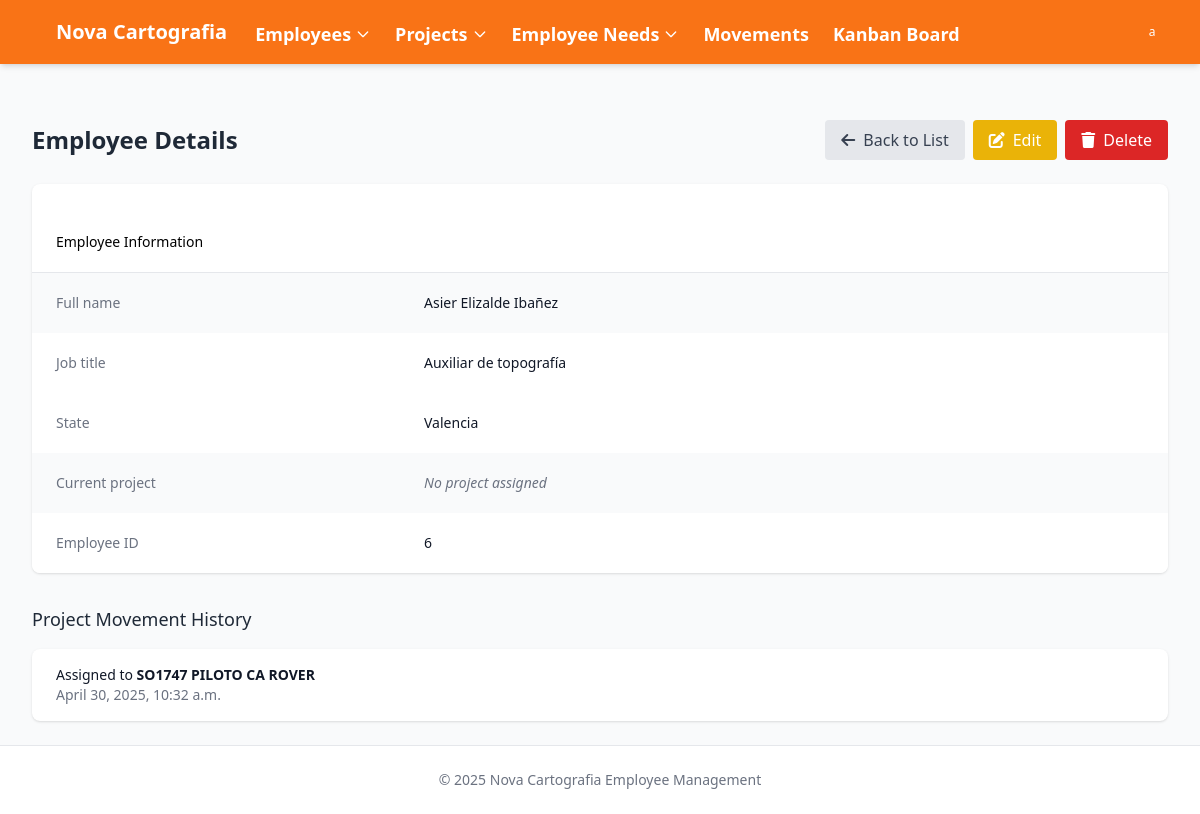
The app's page /employees/6/ (signed in), older data.
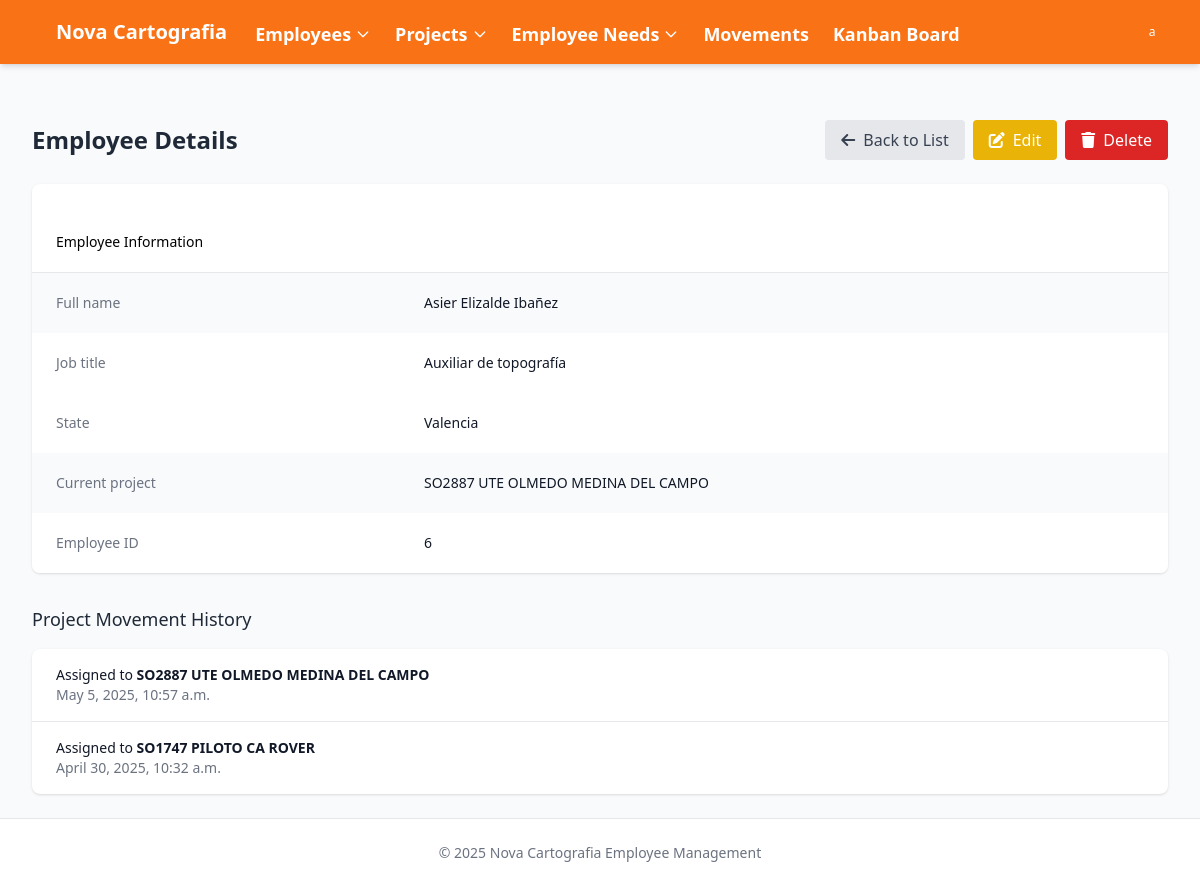
The same page, newer data.
### novacartografia_employee_management/models.py (models this page shows, shortened)
class ProjectMovementLine(models.Model):
    project = models.ForeignKey(Project, on_delete=models.CASCADE, related_name='movements')
    employee = models.ForeignKey(Employee, on_delete=models.CASCADE, related_name='project_movements')
    date = models.DateTimeField(default=timezone.now)
    previous_project = models.ForeignKey(
        Project,
        on_delete=models.SET_NULL,
        null=True,
        blank=True,
        related_name='outgoing_movements'
    )
    class Meta:
        ordering = ['-date']  # Most recent movements first

class Project(models.Model):
    PROJECT_TYPES = [
        ('obra', 'Obra'),
        ('proyecto', 'Proyecto'),
    ]
    name = models.CharField(max_length=100)
    type = models.CharField(max_length=50, choices=PROJECT_TYPES, default='proyecto')
    description = models.TextField(blank=True, null=True)

class Employee(models.Model):
    name = models.CharField(max_length=100)
    job = models.CharField(max_length=100)
    project_id = models.ForeignKey(Project, on_delete=models.SET_NULL, related_name='employee_set', blank=True, null=True)
    state = models.CharField(max_length=50, default='valencia',
            choices=[
                ('alava', 'Álava'),
                ('albacete', 'Albacete'),
                ('alicante', 'Alicante'),
                ('almeria', 'Almería'),
                ('asturias', 'Asturias'),
                ('avila', 'Ávila'),
                ('badajoz', 'Badajoz'),
                ('barcelona', 'Barcelona'),
                ('burgos', 'Burgos'),
                ('caceres', 'Cáceres'),
                ('cadiz', 'Cádiz'),
                ('cantabria', 'Cantabria'),
                ('castellon', 'Castellón'),
                ('ceuta', 'Ceuta'),
                ('ciudad_real', 'Ciudad Real'),
                ('cordoba', 'Córdoba'),
                ('cuenca', 'Cuenca'),
                ('gerona', 'Gerona'),
                ('granada', 'Granada'),
                ('guadalajara', 'Guadalajara'),
                ('guipuzcoa', 'Guipúzcoa'),
                ('huelva', 'Huelva'),
                ('huesca', 'Huesca'),
                ('islas_baleares', 'Islas Baleares'),
                ('jaen', 'Jaén'),
                ('la_coruna', 'La Coruña'),
                ('la_rioja', 'La Rioja'),
                ('las_palmas', 'Las Palmas'),
                ('leon', 'León'),
                ('lerida', 'Lérida'),
                ('lugo', 'Lugo'),
                ('madrid', 'Madrid'),
                ('malaga', 'Málaga'),
                ('melilla', 'Melilla'),
                ('murcia', 'Murcia'),
                ('navarra', 'Navarra'),
                ('orense', 'Orense'),
                ('palencia', 'Palencia'),
                ('pontevedra', 'Pontevedra'),
                ('salamanca', 'Salamanca'),
                ('santa_cruz_de_tenerife', 'Santa Cruz de Tenerife'),
                ('segovia', 'Segovia'),
                ('sevilla', 'Sevilla'),
                ('soria', 'Soria'),
                ('tarragona', 'Tarragona'),
                ('teruel', 'Teruel'),
                ('toledo', 'Toledo'),
                ('valencia', 'Valencia'),
                ('valladolid', 'Valladolid'),
                ('vizcaya', 'Vizcaya'),
                ('zamora', 'Zamora'),
                ('zaragoza', 'Zaragoza'),])

### novacartografia_employee_management/views.py (the view)
# urls.py: path('employees/<int:pk>/', views.employee_detail, name='employee_detail'),
@login_required
def employee_detail(request, pk):
    employee = get_object_or_404(Employee, pk=pk)
    project_movements = employee.project_movements.all().order_by('-date')[:5]  # Get the last 5 movements
    context = {
        'employee': employee,
        'movements': project_movements,
    }
    return render(request, 'novacartografia_employee_management/employee_detail.html', context)

### templates/novacartografia_employee_management/employee_detail.html (shortened to what the changed rows need)
{% extends "base.html" %}
{% block content %}
<div class="mb-6 flex justify-between items-center">
    <h2 class="text-2xl font-bold text-gray-800">Employee Details</h2>
</div>
<div class="bg-white shadow overflow-hidden sm:rounded-lg">
    <div class="border-t border-gray-200">
        <dl>
            <div class="bg-gray-50 px-4 py-5 sm:grid sm:grid-cols-3 sm:gap-4 sm:px-6">
                <dt class="text-sm font-medium text-gray-500">Full name</dt>
                <dd class="mt-1 text-sm text-gray-900 sm:mt-0 sm:col-span-2">{{ employee.name }}</dd>
            </div>
            <div class="bg-white px-4 py-5 sm:grid sm:grid-cols-3 sm:gap-4 sm:px-6">
                <dt class="text-sm font-medium text-gray-500">Job title</dt>
                <dd class="mt-1 text-sm text-gray-900 sm:mt-0 sm:col-span-2">{{ employee.job }}</dd>
            </div>
            <div class="bg-white px-4 py-5 sm:grid sm:grid-cols-3 sm:gap-4 sm:px-6">
                <dt class="text-sm font-medium text-gray-500">State</dt>
                <dd class="mt-1 text-sm text-gray-900 sm:mt-0 sm:col-span-2">{{ employee.get_state_display }}</dd>
            </div>
            <div class="bg-gray-50 px-4 py-5 sm:grid sm:grid-cols-3 sm:gap-4 sm:px-6">
                <dd class="mt-1 text-sm text-gray-900 sm:mt-0 sm:col-span-2">
                    {% if employee.project_id %}
                        <a href="{% url 'project_detail' employee.project_id.id %}" class="text-primary-600 hover:text-primary-800">
                            {{ employee.project_id.name }}
                        </a>
                    {% else %}
                        <span class="text-gray-500 italic">No project assigned</span>
                    {% endif %}
                </dd>
            </div>
            <div class="bg-white px-4 py-5 sm:grid sm:grid-cols-3 sm:gap-4 sm:px-6">
                <dt class="text-sm font-medium text-gray-500">Employee ID</dt>
                <dd class="mt-1 text-sm text-gray-900 sm:mt-0 sm:col-span-2">{{ employee.id }}</dd>
            </div>
        </dl>
    </div>
</div>
{% if movements %}
<div class="mt-8">
    <div class="bg-white shadow overflow-hidden sm:rounded-lg">
        <ul class="divide-y divide-gray-200">
            {% for movement in movements %}
            <li class="px-4 py-4 sm:px-6">
                <div class="flex items-center">
                    <div class="min-w-0 flex-1">
                        <p class="text-sm font-medium text-gray-900 truncate">
                            {% if movement.previous_project %}
                                Moved from <span class="font-semibold">{{ movement.previous_project.name }}</span> to
                                <span class="font-semibold">{{ movement.project.name }}</span>
                            {% else %}
                                Assigned to <span class="font-semibold">{{ movement.project.name }}</span>
                            {% endif %}
                        </p>
                        <p class="text-sm text-gray-500">
                            {{ movement.date|date:"F j, Y, g:i a" }}
                        </p>
                    </div>
                </div>
            </li>
            {% endfor %}
        </ul>
    </div>
</div>
{% endif %}
{% endblock %}

Row changes from the older to the newer data that the page shows:
changed Employee "Asier Elizalde Ibañez": project_id_id empty → 4 (drawn); project_id.name (not shown) → "SO2887 UTE OLMEDO MEDINA DEL CAMPO"
added ProjectMovementLine: project.name "SO2887 UTE OLMEDO MEDINA DEL CAMPO", date "May 5, 2025, 10:57 a.m."
Text that changed along with them:
text no longer shown: "No project assigned"
